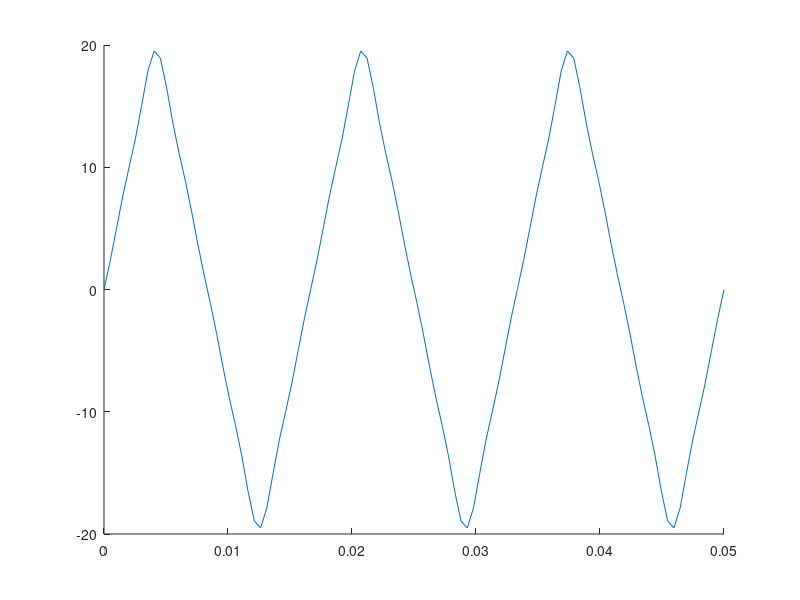

Write MATLAB code to recreate this figure.
x=linspace(0,1/20);
n=1;
hold on
%while n < 7
   plot(x,165/pi^2*1/1^2*sin(1*pi/2)*sin(2*pi*1*60*x)+165/pi^2*1/3^2*sin(3*pi/2)*sin(2*pi*3*60*x)+165/pi^2*1/5^2*sin(5*pi/2)*sin(2*pi*5*60*x)+165/pi^2*1/7^2*sin(7*pi/2)*sin(2*pi*7*60*x))
  % n = n + 2;
%end
